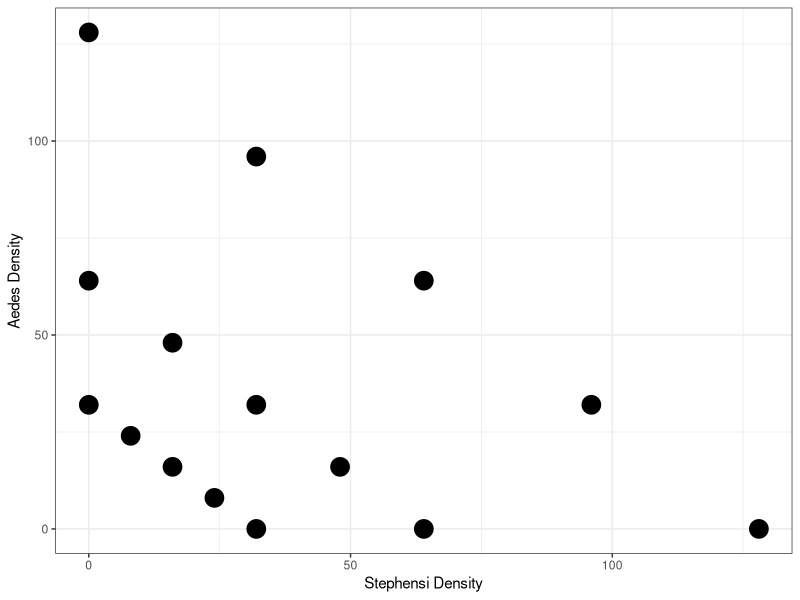

Write R code to recreate this figure.
## ---- chunk 1
knitr::opts_chunk$set(echo = TRUE, include = F, warning = F, message = F)
library(ggplot2)
library(ggthemes)
## ---- chunk 2
theme_set(theme_bw())
## ---- chunk 3
ggplot(data=data.frame(Aedes=c(0,8,16,24,32,0,16,32,48,64,0,32,64,96,128), 
                       Stephensi = c(32,24,16,8,0,64,48,32,16,0,128,96,64,32,0)))+
  geom_point(aes(x = Stephensi, y = Aedes), size=6)+
  ylab("Aedes Density")+
  xlab("Stephensi Density")
